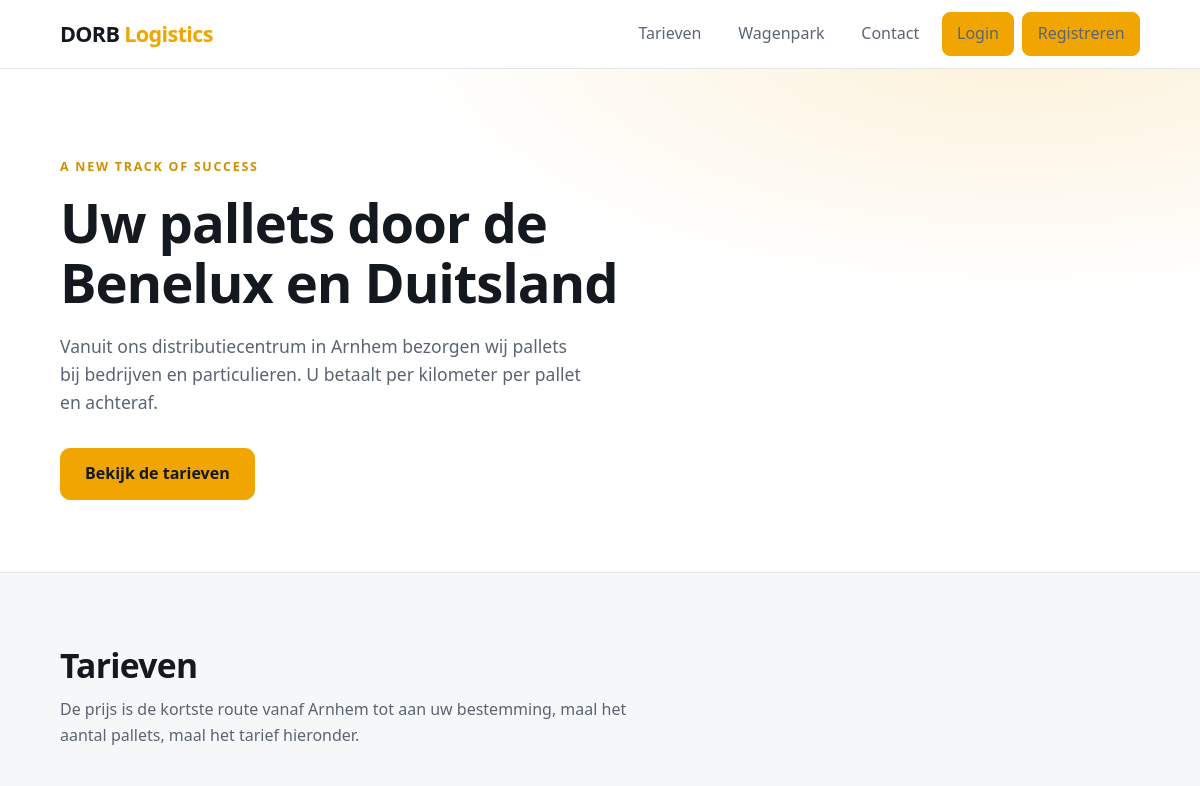
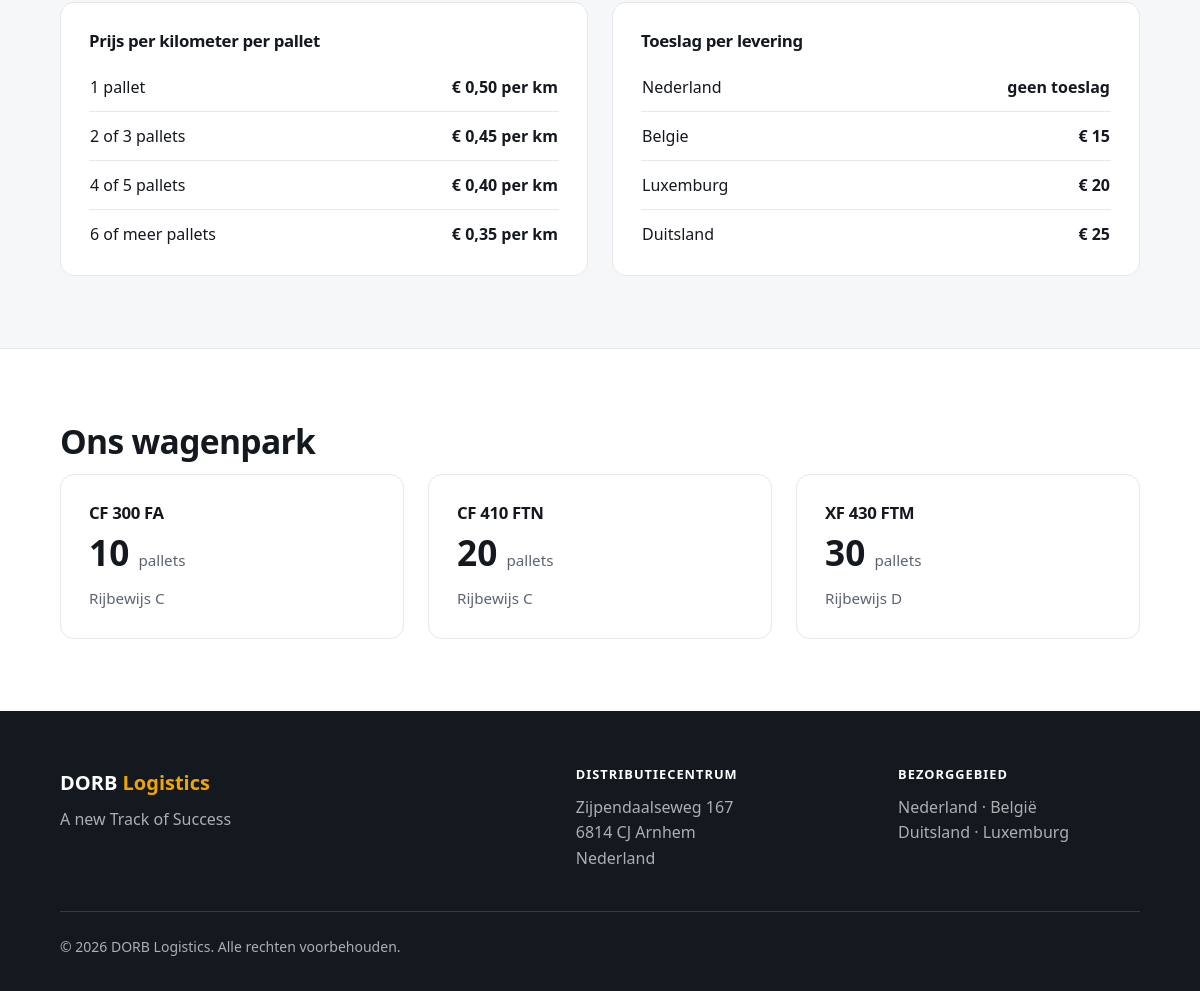
The page / on the database its author committed (2 pictures, top to bottom).
### tables this page shows
CREATE TABLE tariff (
    tariff_id               INT UNSIGNED     NOT NULL AUTO_INCREMENT,
    min_pallets             TINYINT UNSIGNED NOT NULL,
    max_pallets             TINYINT UNSIGNED NULL,
    price_per_km_per_pallet DECIMAL(5,2)     NOT NULL,
    valid_from              DATE             NOT NULL,
    valid_until             DATE             NULL,
    PRIMARY KEY (tariff_id),
    CONSTRAINT chk_tariff_range CHECK (max_pallets IS NULL OR max_pallets >= min_pallets),
    CONSTRAINT chk_tariff_price CHECK (price_per_km_per_pallet > 0)
);

CREATE TABLE land (
    land_id      INT UNSIGNED NOT NULL AUTO_INCREMENT,
    name         VARCHAR(60)  NOT NULL,
    country_code CHAR(2)      NOT NULL,
    surcharge    DECIMAL(6,2) NOT NULL DEFAULT 0.00,
    PRIMARY KEY (land_id),
    UNIQUE KEY uq_land_code (country_code),
    UNIQUE KEY uq_land_name (name),
    CONSTRAINT chk_land_surcharge CHECK (surcharge >= 0)
);

CREATE TABLE trucktype (
    trucktype_id     INT UNSIGNED     NOT NULL AUTO_INCREMENT,
    model_name       VARCHAR(40)      NOT NULL,
    pallet_capacity  TINYINT UNSIGNED NOT NULL,
    has_trailer      BOOLEAN          NOT NULL DEFAULT FALSE,
    required_license ENUM('C','D')    NOT NULL
                     COMMENT 'minimaal benodigd rijbewijs: C = zonder aanhanger; D = met aanhanger',
    PRIMARY KEY (trucktype_id),
    UNIQUE KEY uq_trucktype_model (model_name),
    CONSTRAINT chk_trucktype_capacity CHECK (pallet_capacity > 0)
);

### includes/home.inc.php (the view)
<?php
$tariffs = $conn->query("
    SELECT min_pallets, max_pallets, price_per_km_per_pallet
    FROM tariff
    WHERE valid_from <= CURDATE()
      AND (valid_until IS NULL OR valid_until >= CURDATE())
    ORDER BY min_pallets
")->fetchAll();
$lands = $conn->query("
    SELECT name, surcharge
    FROM land
    ORDER BY surcharge, name
")->fetchAll();
$trucktypes = $conn->query("
    SELECT model_name, pallet_capacity, required_license
    FROM trucktype
    ORDER BY pallet_capacity
")->fetchAll();
function pallet_label(array $tariff): string
{
    $min = (int) $tariff['min_pallets'];
    $max = $tariff['max_pallets'] === null ? null : (int) $tariff['max_pallets'];
    if ($max === null) {
        return $min . ' of meer pallets';
    }
    if ($max === $min) {
        return $min . ($min === 1 ? ' pallet' : ' pallets');
    }
    if ($max === $min + 1) {
        return $min . ' of ' . $max . ' pallets';
    }
    return $min . ' t/m ' . $max . ' pallets';
}
?>
<section class="hero">
    <div class="container">
        <p class="eyebrow">A new Track of Success</p>
        <h1 class="hero-title">Uw pallets door de Benelux en Duitsland</h1>
        <p class="hero-text">
            Vanuit ons distributiecentrum in Arnhem bezorgen wij pallets bij bedrijven
            en particulieren. U betaalt per kilometer per pallet en achteraf.
        </p>
        <a href="#tarieven" class="btn btn-accent">Bekijk de tarieven</a>
    </div>
</section>
<section class="section section-alt" id="tarieven">
    <div class="container">
        <h2 class="section-title">Tarieven</h2>
        <p class="section-intro">
            De prijs is de kortste route vanaf Arnhem tot aan uw bestemming,
            maal het aantal pallets, maal het tarief hieronder.
        </p>
        <div class="grid grid-2">
            <div class="panel">
                <h3 class="panel-title">Prijs per kilometer per pallet</h3>
                <table class="price-table">
                    <tbody>
                        <?php foreach ($tariffs as $tariff): ?>
                            <tr>
                                <td><?= e(pallet_label($tariff)) ?></td>
                                <td><?= money($tariff['price_per_km_per_pallet']) ?> per km</td>
                            </tr>
                        <?php endforeach; ?>
                    </tbody>
                </table>
            </div>
            <div class="panel">
                <h3 class="panel-title">Toeslag per levering</h3>
                <table class="price-table">
                    <tbody>
                        <?php foreach ($lands as $land): ?>
                            <tr>
                                <td><?= e($land['name']) ?></td>
                                <td>
                                    <?= (float) $land['surcharge'] > 0
                                        ? money($land['surcharge'], 0)
                                        : 'geen toeslag' ?>
                                </td>
                            </tr>
                        <?php endforeach; ?>
                    </tbody>
                </table>
            </div>
        </div>
    </div>
</section>
<section class="section" id="wagenpark">
    <div class="container">
        <h2 class="section-title">Ons wagenpark</h2>
        <div class="grid grid-3">
            <?php foreach ($trucktypes as $truck): ?>
                <article class="truck-card">
                    <h3 class="truck-name"><?= e($truck['model_name']) ?></h3>
                    <p class="truck-capacity">
                        <?= (int) $truck['pallet_capacity'] ?> <span>pallets</span>
                    </p>
                    <p class="truck-note">Rijbewijs <?= e($truck['required_license']) ?></p>
                </article>
            <?php endforeach; ?>
        </div>
    </div>
</section>

### index.php (shortened to what this page needs)
<?php
$page = (string) ($_GET['page'] ?? 'home');
function e(?string $value): string
{
    return htmlspecialchars($value ?? '', ENT_QUOTES, 'UTF-8');
}
function money(float|string $amount, int $decimals = 2): string
{
    return '&euro; ' . number_format((float) $amount, $decimals, ',', '.');
}
$view = __DIR__ . '/includes/' . $page . '.inc.php';
?>
<!DOCTYPE html>
<html lang="nl">
<head>
    <link rel="stylesheet" href="css/style.css">
</head>
<body>
<?php
include __DIR__ . '/includes/nav.inc.php';
?>
<main>
    <?php
    if (is_file($view)) {
        include $view;
    } elseif ($page === '404') {
        echo '<div class="container page-error"><h1>Pagina niet gevonden</h1>'
            . '<a class="btn btn-accent" href="index.php">Terug naar home</a></div>';
    } else {
        include __DIR__ . '/includes/todo.inc.php';
    }
    ?>
</main>
<?php include __DIR__ . '/includes/footer.inc.php'; ?>
</body>
</html>

### includes/nav.inc.php (shortened to what this page needs)
<?php
$user = $user ?? null;
$role = $user['role'] ?? null;
$links = match ($role) {
    'klant' => [
        'index.php?page=dashboard_klant' => 'Overzicht',
        'index.php?page=recent_orders_klant' => 'Mijn zendingen',
        'index.php?page=offerte' => 'Offerte aanvragen',
    ],
    'chauffeur' => [
        'index.php?page=dashboard_driver' => 'Mijn ritten',
    ],
    'planner' => [
        'index.php?page=dashboard_planner' => 'Planning',
        'index.php?page=orders'   => 'Orders',
        'index.php#wagenpark'     => 'Wagenpark',
    ],
    'manager' => [
        'index.php?page=dashboard_manager'    => 'Overzicht',
        'index.php?page=manage_customers'     => 'Klanten',
        'index.php?page=medewerkers_admin'    => 'Medewerkers',
    ],
    default => [
        'index.php#tarieven'  => 'Tarieven',
        'index.php#wagenpark' => 'Wagenpark',
        'index.php#contact'   => 'Contact',
    ],
};
?>
<nav class="site-nav" id="siteNav">
    <div class="container nav-inner">
        <a class="nav-brand" href="index.php">DORB <span class="brand-accent">Logistics</span></a>
        <ul class="nav-links" id="navLinks">
            <?php foreach ($links as $url => $label): ?>
                <li><a href="<?= e($url) ?>"><?= e($label) ?></a></li>
            <?php endforeach; ?>
            <?php if ($user !== null): ?>
                <li class="nav-user"><?= e($user['name']) ?></li>
                <li><a href="php/logout.php" class="btn btn-accent">Uitloggen</a></li>
            <?php else: ?>
                <li><a href="index.php?page=login" class="btn btn-accent">Login</a></li>
                 <li><a href="index.php?page=klant/register" class="btn btn-accent">Registreren</a></li>
            <?php endif; ?>
        </ul>
    </div>
</nav>

### includes/footer.inc.php
<footer class="site-footer" id="contact">
    <div class="container">
        <div class="footer-grid">
            <div>
                <p class="footer-brand">DORB <span class="brand-accent">Logistics</span></p>
                <p class="footer-muted">A new Track of Success</p>
            </div>
            <div>
                <h2 class="footer-heading">Distributiecentrum</h2>
                <address class="footer-muted">
                    Zijpendaalseweg 167<br>
                    6814 CJ Arnhem<br>
                    Nederland
                </address>
            </div>
            <div>
                <h2 class="footer-heading">Bezorggebied</h2>
                <p class="footer-muted">
                    Nederland &middot; Belgi&euml;<br>
                    Duitsland &middot; Luxemburg
                </p>
            </div>
        </div>
        <hr class="footer-line">
        <p class="footer-note">
            &copy; <?= date('Y') ?> DORB Logistics. Alle rechten voorbehouden.
        </p>
    </div>
</footer>

### css/style.css (style rules this page uses)
:root { --ink: #14181f; --ink-soft: #5b6472; --line: #e4e7ec; --surface: #ffffff; --surface-alt: #f6f7f9; --accent: #f0a500; --accent-dark: #d18f00; --radius: 14px; --container: 1120px; }
*, *::before, *::after { box-sizing: border-box; }
body { margin: 0; color: var(--ink); background: var(--surface); font-family: system-ui, -apple-system, "Segoe UI", Roboto, Arial, sans-serif; font-size: 16px; line-height: 1.6; -webkit-font-smoothing: antialiased; }
h1, h2, h3 { letter-spacing: -0.02em; line-height: 1.2; margin: 0 0 0.75rem; }
p { margin: 0 0 1rem; }
a { color: var(--ink); }
.container { width: 100%; max-width: var(--container); margin-inline: auto; padding-inline: 1.25rem; }
.brand-accent { color: var(--accent); }
.site-nav { position: sticky; top: 0; z-index: 10; background: rgba(255, 255, 255, 0.92); backdrop-filter: blur(8px); border-bottom: 1px solid var(--line); }
.nav-inner { display: flex; align-items: center; justify-content: space-between; gap: 1rem; min-height: 68px; }
.nav-brand { font-size: 1.35rem; font-weight: 700; letter-spacing: -0.03em; text-decoration: none; }
.nav-links { display: flex; align-items: center; gap: 0.5rem; list-style: none; margin: 0; padding: 0; }
.nav-links a { display: block; padding: 0.5rem 0.9rem; color: var(--ink-soft); font-weight: 500; text-decoration: none; border-radius: 8px; }
.btn { display: inline-block; padding: 0.75rem 1.5rem; border: 1px solid transparent; border-radius: 10px; font: inherit; font-weight: 600; text-decoration: none; cursor: pointer; }
.btn-accent { background: var(--accent); border-color: var(--accent); color: var(--ink); }
.grid { display: grid; gap: 1.5rem; }
.grid-2 { grid-template-columns: repeat(2, 1fr); }
.grid-3 { grid-template-columns: repeat(3, 1fr); }
.section { padding: 4.5rem 0; }
.section-alt { background: var(--surface-alt); border-block: 1px solid var(--line); }
.section-title { font-size: clamp(1.6rem, 3vw, 2.1rem); font-weight: 700; }
.section-intro { color: var(--ink-soft); max-width: 62ch; margin-bottom: 2.5rem; }
.hero { padding: 5.5rem 0 4.5rem; background: radial-gradient(900px 400px at 85% -10%, rgba(240, 165, 0, 0.16), transparent 70%), var(--surface); }
.eyebrow { text-transform: uppercase; letter-spacing: 0.14em; font-size: 0.78rem; font-weight: 600; color: var(--accent-dark); margin-bottom: 1rem; }
.hero-title { font-size: clamp(2.1rem, 5vw, 3.4rem); font-weight: 700; line-height: 1.1; margin-bottom: 1.2rem; max-width: 18ch; }
.hero-text { font-size: 1.1rem; color: var(--ink-soft); max-width: 52ch; margin-bottom: 2rem; }
.panel, .truck-card { background: var(--surface); border: 1px solid var(--line); border-radius: var(--radius); padding: 1.75rem; }
.panel-title, .truck-name { font-size: 1.05rem; font-weight: 600; margin-bottom: 0.75rem; }
.price-table { width: 100%; border-collapse: collapse; }
.price-table td { padding-block: 0.7rem; border-bottom: 1px solid var(--line); }
.price-table td:last-child { text-align: right; font-weight: 600; }
.price-table tr:last-child td { border-bottom: 0; padding-bottom: 0; }
.truck-capacity { font-size: 2.2rem; font-weight: 700; line-height: 1; margin-bottom: 1rem; }
.truck-capacity span { font-size: 0.95rem; font-weight: 500; color: var(--ink-soft); }
.truck-note { color: var(--ink-soft); font-size: 0.95rem; margin: 0; }
.site-footer { background: var(--ink); color: #fff; padding: 3.5rem 0 2rem; }
.footer-grid { display: grid; grid-template-columns: 2fr 1.2fr 1fr; gap: 2rem; }
.footer-brand { font-size: 1.25rem; font-weight: 700; margin-bottom: 0.5rem; }
.footer-heading { font-size: 0.8rem; text-transform: uppercase; letter-spacing: 0.08em; margin-bottom: 0.75rem; }
.footer-muted { color: rgba(255, 255, 255, 0.65); font-style: normal; margin: 0; }
.footer-line { border: 0; border-top: 1px solid rgba(255, 255, 255, 0.15); margin: 2.5rem 0 1.5rem; }
.footer-note { color: rgba(255, 255, 255, 0.65); font-size: 0.875rem; margin: 0; }

### rows shown on the page
tariff: min_pallets "1 pallet", price_per_km_per_pallet "€ 0,50"
tariff: pallet_label($tariff) "2 of 3 pallets", price_per_km_per_pallet "€ 0,45"
tariff: pallet_label($tariff) "4 of 5 pallets", price_per_km_per_pallet "€ 0,40"
tariff: min_pallets "6 of meer pallets", price_per_km_per_pallet "€ 0,35"
land: name "Nederland", surcharge "geen toeslag"
land: name "Belgie", surcharge "€ 15"
land: name "Luxemburg", surcharge "€ 20"
land: name "Duitsland", surcharge "€ 25"
trucktype: model_name "CF 300 FA", pallet_capacity "10", required_license "C"
trucktype: model_name "CF 410 FTN", pallet_capacity "20", required_license "C"
trucktype: model_name "XF 430 FTM", pallet_capacity "30", required_license "D"

### other values the page prints
$label "Tarieven"
$label "Wagenpark"
$label "Contact"
